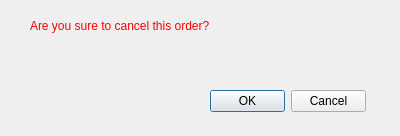
<?xml version="1.0" encoding="UTF-8"?>
<ui version="4.0">
 <class>cancel_dialog</class>
 <widget class="QDialog" name="cancel_dialog">
  <property name="geometry">
   <rect>
    <x>0</x>
    <y>0</y>
    <width>400</width>
    <height>136</height>
   </rect>
  </property>
  <property name="windowTitle">
   <string>Cancel Confirmation</string>
  </property>
  <widget class="QLabel" name="prompt_label">
   <property name="geometry">
    <rect>
     <x>30</x>
     <y>10</y>
     <width>341</width>
     <height>31</height>
    </rect>
   </property>
   <property name="styleSheet">
    <string notr="true">color: rgb(255, 0, 0);</string>
   </property>
   <property name="text">
    <string>Are you sure to cancel this order?</string>
   </property>
  </widget>
  <widget class="QDialogButtonBox" name="button_box">
   <property name="geometry">
    <rect>
     <x>210</x>
     <y>90</y>
     <width>156</width>
     <height>23</height>
    </rect>
   </property>
   <property name="standardButtons">
    <set>QDialogButtonBox::Cancel|QDialogButtonBox::Ok</set>
   </property>
  </widget>
  <widget class="QLabel" name="order_label">
   <property name="geometry">
    <rect>
     <x>50</x>
     <y>40</y>
     <width>331</width>
     <height>41</height>
    </rect>
   </property>
   <property name="styleSheet">
    <string notr="true">color: rgb(41, 78, 245);</string>
   </property>
   <property name="text">
    <string/>
   </property>
   <property name="wordWrap">
    <bool>true</bool>
   </property>
  </widget>
 </widget>
 <resources/>
 <connections/>
</ui>
